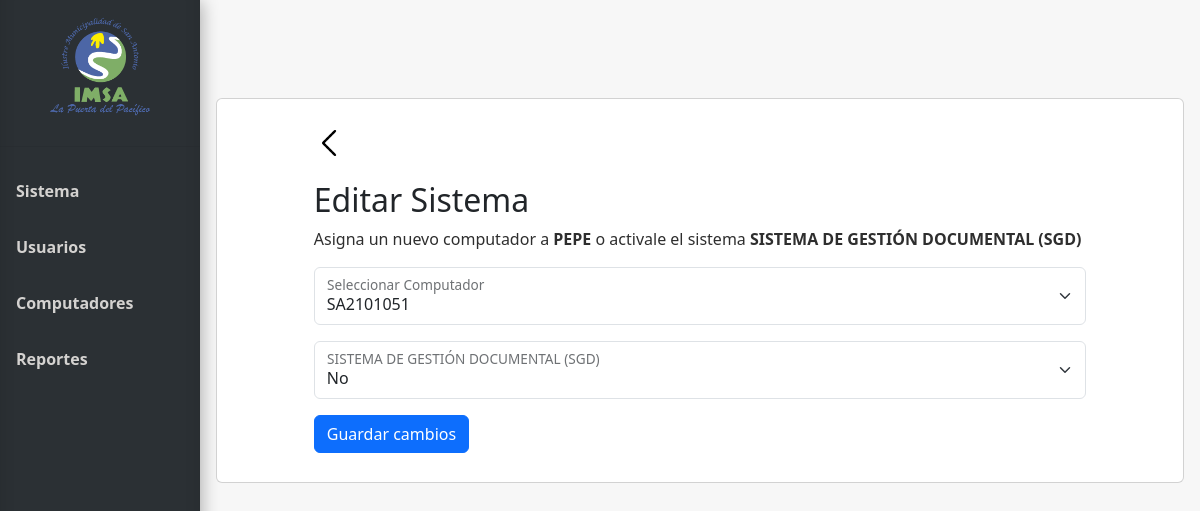
The app's page /editar_sistema/1/1/1, older data.
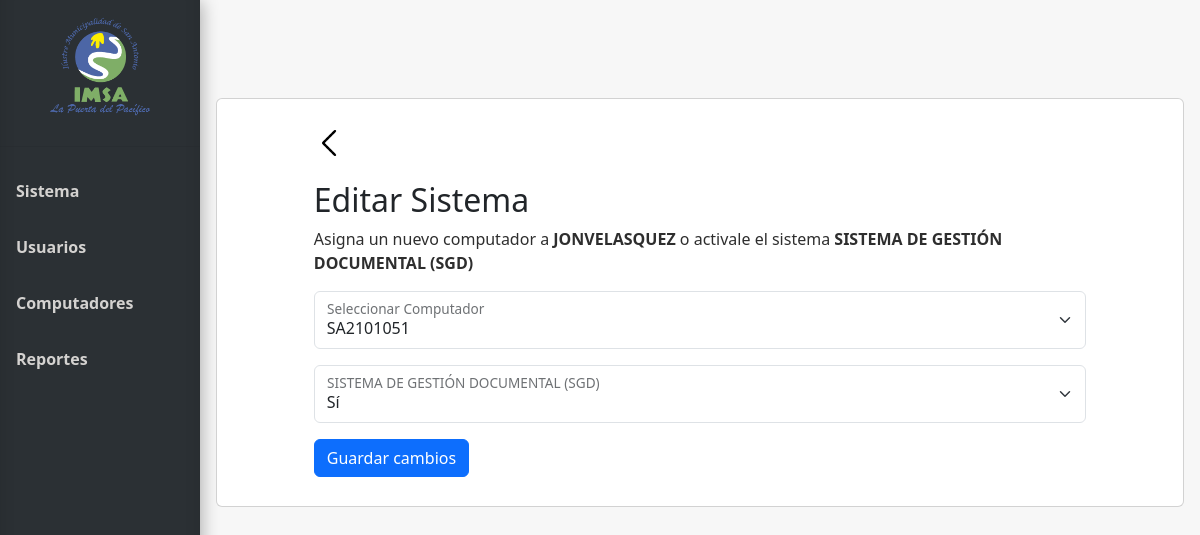
The same page, newer data.
### tables this page shows
CREATE TABLE Usuario (
    Id_usuario INTEGER PRIMARY KEY AUTOINCREMENT,
    Nombre_user VARCHAR(100),
    Email VARCHAR(100)
);

CREATE TABLE Usuario_Sistema_PC (
    Id_usuario INTEGER,
    Id_sistema INTEGER,
    Id_pc INTEGER,
    Activo BOOLEAN,
    PRIMARY KEY (Id_usuario, Id_sistema, Id_pc),
    FOREIGN KEY (Id_usuario) REFERENCES Usuario(Id_usuario),
    FOREIGN KEY (Id_sistema) REFERENCES Sistema(Id_sistema),
    FOREIGN KEY (Id_pc) REFERENCES Pc(Id_pc)
);

CREATE TABLE Pc (
    Id_pc INTEGER PRIMARY KEY AUTOINCREMENT,
    Nombre_pc VARCHAR(100),
    Placa VARCHAR(50),
    Almacenamiento INTEGER,  -- en GB
    Ram INTEGER,    -- en GB
    Fuente VARCHAR(100)
);

### app.py (the view, shortened to what this page needs)
@app.route('/editar_sistema/<int:id_sistema>/<int:id_usuario>/<int:id_pc>', methods=['GET', 'POST'])
def editar_sistema(id_sistema, id_usuario, id_pc):
    conn = get_db_connection()
    user_pc = conn.execute('''
        SELECT Usuario.Id_usuario, Usuario.Nombre_user, Usuario_Sistema_PC.Id_pc, Pc.Nombre_pc,
               Sistema.Nombre_sistema, Usuario_Sistema_PC.Activo, Usuario_Sistema_PC.Id_sistema
        FROM Usuario
        INNER JOIN Usuario_Sistema_PC ON Usuario.Id_usuario = Usuario_Sistema_PC.Id_usuario
        INNER JOIN Pc ON Pc.Id_pc = Usuario_Sistema_PC.Id_pc
        INNER JOIN Sistema ON Usuario_Sistema_PC.Id_sistema = Sistema.Id_sistema
        WHERE Usuario_Sistema_PC.Id_sistema = ? AND Usuario_Sistema_PC.Id_usuario = ? AND Usuario_Sistema_PC.Id_pc = ?
    ''', (id_sistema, id_usuario, id_pc)).fetchone()
    pcs = conn.execute("SELECT * FROM Pc").fetchall()
    conn.close()
    return render_template('editar_sistema.html', user_pc=user_pc, pcs=pcs)

### app.py (called while the page is built)
def get_db_connection():
    conn = sqlite3.connect('database.db')
    conn.row_factory = sqlite3.Row
    return conn

### templates/editar_sistema.html (shortened to what this page needs)
{% extends 'base.html' %}
{% block head %}
<link rel="stylesheet" href="{{ url_for('static', filename='css/style_editar_sistema.css')}}">
{% endblock %}
{% block content %}
<div class="card text-start mb-3">
    <div class="bodyBack">
        <a id="botonBack" href="{{url_for('index')}}" aria-valuetext="a"><img id="imgBack"
                src="{{ url_for('static', filename='img/icon-back.png')}}" alt="icon-back" width="30px"></a>
    </div>
    <form id="editForm" method="post"
        action="{{ url_for('editar_sistema', id_sistema=user_pc['Id_sistema'], id_usuario=user_pc['Id_usuario'], id_pc=user_pc['Id_pc']) }}">
        <h2>Editar Sistema</h2>
        <p>Asigna un nuevo computador a <b>{{ user_pc['Nombre_user'] }}</b> o activale el sistema <b>{{
                user_pc['Nombre_sistema'] }}</b></p>
        <div class="form-floating mb-3">
            <select id="selectPc" class="form-select" name="nuevo_Id_pc" required>
                {% for pc in pcs %}
                <option value="{{ pc['Id_pc'] }}" {% if pc['Id_pc']==user_pc['Id_pc'] %}selected{% endif %}>
                    {{ pc['Nombre_pc'] }}
                </option>
                {% endfor %}
            </select>
            <label for="selectPc" class="form-label">Seleccionar Computador</label>
        </div>
        <div class="form-floating mb-3">
            <select class="form-select" id="editActivo" name="Activo">
                <option value="1" {% if user_pc['Activo'] %}selected{% endif %}>Sí</option>
                <option value="0" {% if not user_pc['Activo'] %}selected{% endif %}>No</option>
            </select>
            <label for="editActivo" class="form-label">{{ user_pc['Nombre_sistema'] }}</label>
        </div>
        <button type="submit" class="btn btn-primary">Guardar cambios</button>
    </form>
</div>
{% endblock %}

Row changes from the older to the newer data that the page shows:
changed Usuario: Nombre_user "PEPE" → "JONVELASQUEZ"
changed Usuario_Sistema_PC "SA2101051": Activo "No" → "Sí"
